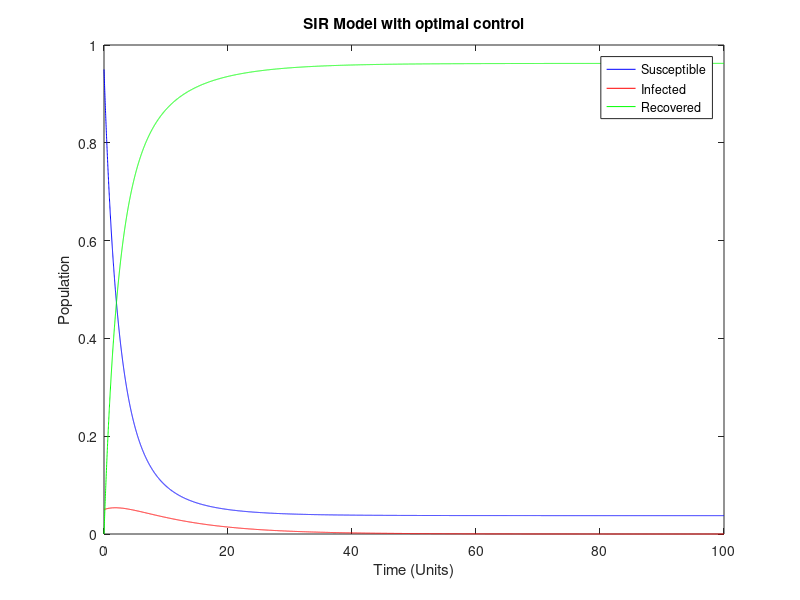
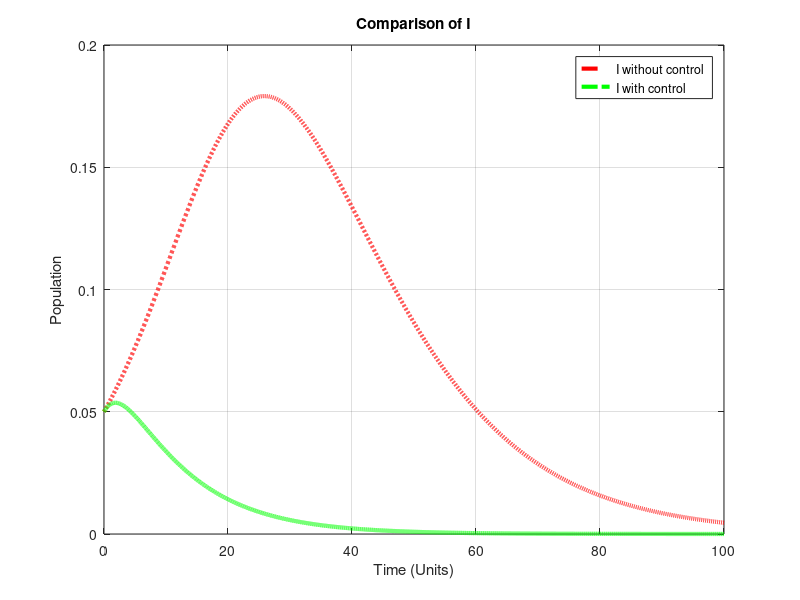
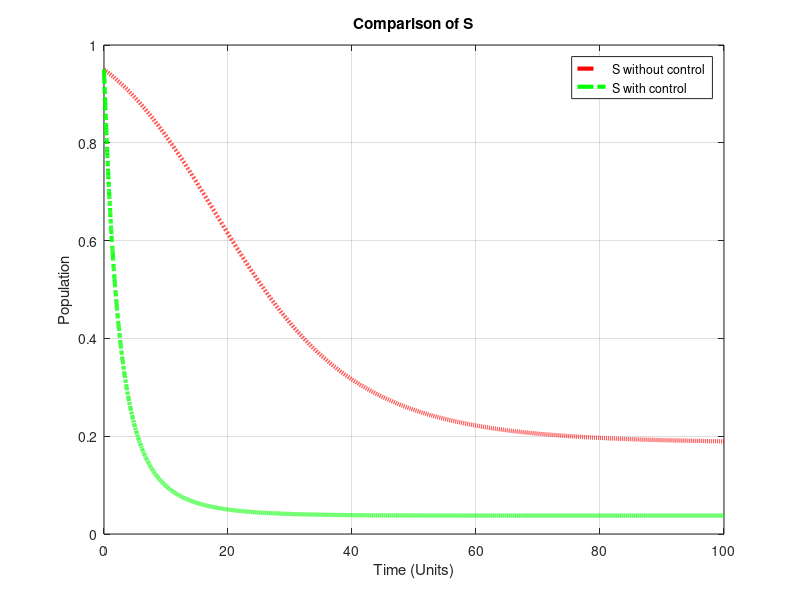
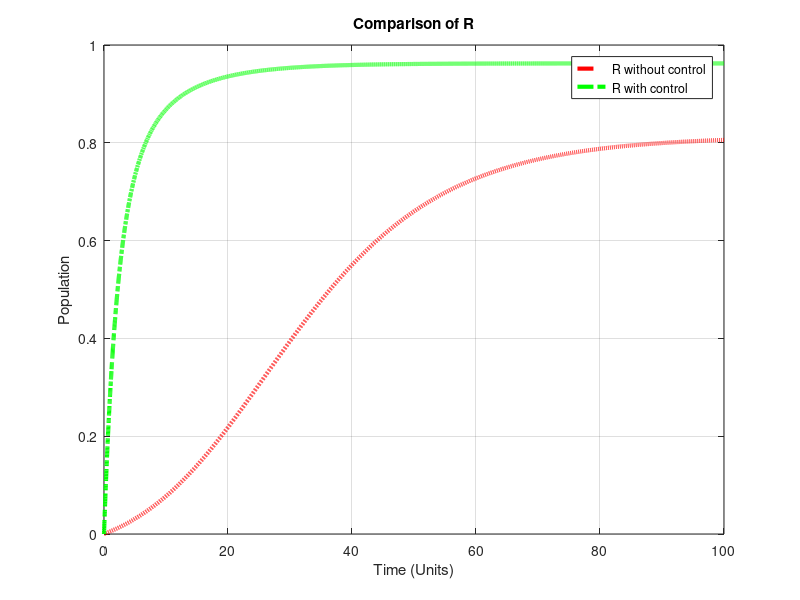

These figures' MATLAB source, in order:
%   Optimal Control Problem

clc;
clear all;
close all;

time = 100;
dt = 0.01;
t = 0:dt:time;
npoints = time/dt + 1;

% Compartments %

% Case of optimal control %
s = zeros(npoints, 1);
in = zeros(npoints, 1);
r = zeros(npoints, 1);
cost = zeros(npoints, 1);

% Case of no vaccination %
s2 = zeros(npoints, 1);
in2 = zeros(npoints, 1);
r2 = zeros(npoints, 1);
cost2 = zeros(npoints, 1);

% Case of constant vaccination %
s3 = zeros(npoints, 1);
in3 = zeros(npoints, 1);
r3 = zeros(npoints, 1);
cost3 = zeros(npoints, 1);

% Initial Conditions and Constants %
s(1,1) = 0.95;
in(1,1) = 0.05;

s2(1,1) = 0.95;
in2(1,1) = 0.05;

s3(1,1) = 0.95;
in3(1,1) = 0.05;

k = 0.5;
p = 0.4;
N = 1;
v = 0.3796479517*exp(-0.1242921619*t);
vv3 = 0.06;
u = 0.1;
A = 0.03089708305;

for i=2:npoints
   s(i, 1) = s(i-1, 1) + ((-k*p/N).*(in(i-1, 1).*s(i-1, 1)) - v(1, i-1).*s(i-1, 1)).*dt;
   in(i, 1) = in(i-1, 1) + ((k*p/N).*(in(i-1, 1).*s(i-1, 1)) - u.*in(i-1, 1)).*dt;
   r(i, 1) = r(i-1, 1) + (u.*in(i-1, 1) + v(1, i-1).*s(i-1, 1)).*dt;
   
   s2(i, 1) = s2(i-1, 1) + ((-k*p/N).*(in2(i-1, 1).*s2(i-1, 1))).*dt;
   in2(i, 1) = in2(i-1, 1) + ((k*p/N).*(in2(i-1, 1).*s2(i-1, 1)) - u.*in2(i-1, 1)).*dt;
   r2(i, 1) = r2(i-1, 1) + (u.*in2(i-1, 1)).*dt;
   
   s3(i, 1) = s3(i-1, 1) + ((-k*p/N).*(in3(i-1, 1).*s3(i-1, 1)) - vv3.*s3(i-1, 1)).*dt;
   in3(i, 1) = in3(i-1, 1) + ((k*p/N).*(in3(i-1, 1).*s3(i-1, 1)) - u.*in3(i-1, 1)).*dt;
   r3(i, 1) = r3(i-1, 1) + (u.*in3(i-1, 1) + vv3.*s3(i-1, 1)).*dt;
   
   cost(i, 1) = in(i-1, 1) + cost(i-1, 1) + (A/2)*(v(1, i-1).^2);
   cost2(i, 1) = in2(i-1, 1) + cost2(i-1, 1);
   cost3(i, 1) = in3(i-1, 1) + cost3(i-1, 1) + (A/2)*(vv3.^2);
end

figure(1);
plot(t, s, 'b');
hold on;
plot(t, in, 'r');
hold on;
plot(t, r, 'g');
xlabel('Time (Units)');
ylabel('Population');
legend('Susceptible', 'Infected', 'Recovered');
title('SIR Model with optimal control');

figure(2);
plot(t, in2, 'r', 'LineStyle', '--', 'LineWidth', 3);
hold on;
plot(t, in, 'g', 'LineStyle', '-.', 'LineWidth', 3);
grid on;
xlabel('Time (Units)');
ylabel('Population');
legend('I without control', 'I with control');
title('Comparison of I');


figure(3);
plot(t, s2, 'r', 'LineStyle', '--', 'LineWidth', 3);
hold on;
plot(t, s, 'g', 'LineStyle', '-.', 'LineWidth', 3);
grid on;
xlabel('Time (Units)');
ylabel('Population');
legend('S without control', 'S with control');
title('Comparison of S');

figure(4);
plot(t, r2, 'r', 'LineStyle', '--', 'LineWidth', 3);
hold on;
plot(t, r, 'g', 'LineStyle', '-.', 'LineWidth', 3);
grid on;
xlabel('Time (Units)');
ylabel('Population');
legend('R without control', 'R with control');
title('Comparison of R');


figure(5);
plot(t, cost2, 'r', 'LineStyle', '--', 'LineWidth', 3);
hold on;
plot(t, cost, 'g', 'LineStyle', '-.', 'LineWidth', 3);
grid on;
xlabel('Time (Units)');
title('Objective Functional Comparison');
legend('Case without control', 'Optimal Case');

figure(6);
plot(t, 0.3796479517*exp(-0.1242921619*t), 'r', 'LineStyle', '--', 'LineWidth', 3);
grid on;
xlabel('Time (Units)');
ylabel('u(t)');
title('Control');
